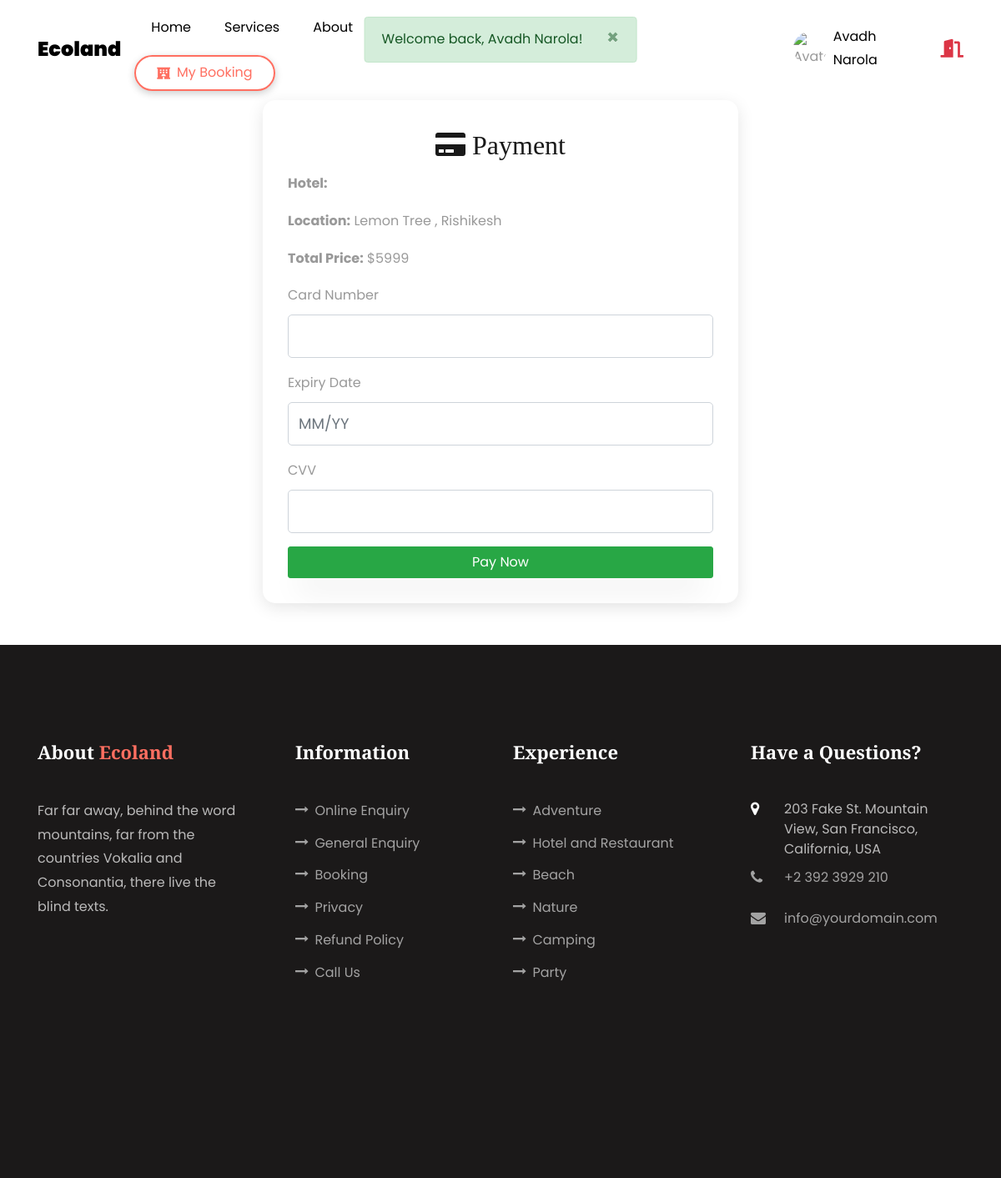
/payment.php?booking_id=2 (signed in), run on an earlier commit of the app's database.
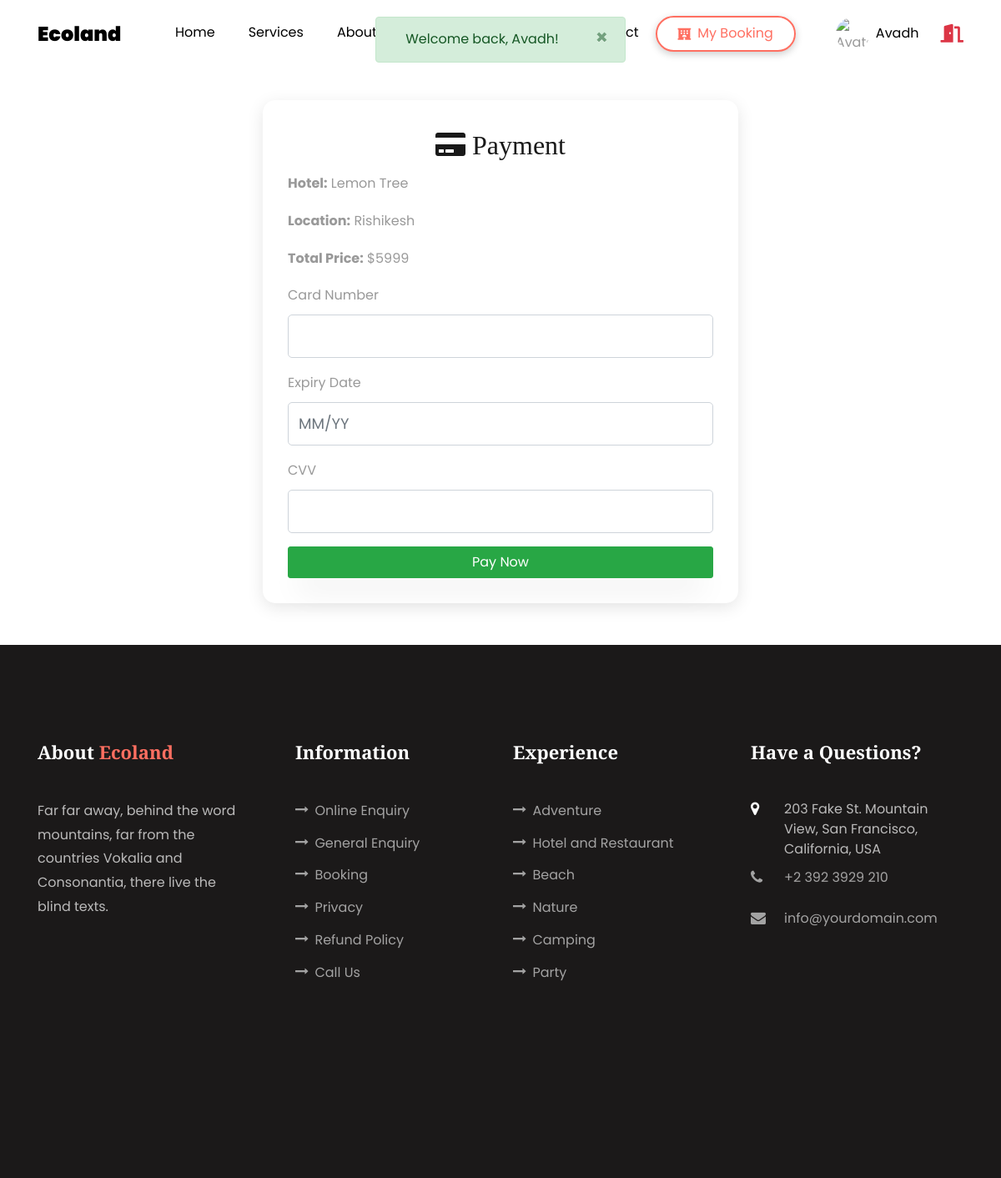
And on a later commit of the database.
### tables this page shows
CREATE TABLE `hotelbookings` (
  `id` int(11) NOT NULL,
  `user_id` int(11) NOT NULL,
  `hotel_id` int(11) NOT NULL,
  `checkin_date` date NOT NULL,
  `checkout_date` date NOT NULL,
  `guests` int(11) NOT NULL,
  `created_at` timestamp NOT NULL DEFAULT current_timestamp()
);

CREATE TABLE `hotels` (
  `id` int(1) NOT NULL,
  `name` text NOT NULL,
  `price` int(11) NOT NULL,
  `location` text NOT NULL,
  `star` int(11) NOT NULL,
  `rate` int(11) NOT NULL,
  `image` text NOT NULL,
  `room_images` text NOT NULL,
  `description` text NOT NULL,
  `services` text NOT NULL
);

### payment.php (the view, shortened to what the changed rows need)
<?php
include 'db.php';
include 'header.php';
$booking_id = intval($_GET['booking_id']);
$query = mysqli_query($conn, "
    SELECT b.*, h.name, h.price, h.location
    FROM hotelBookings b
    JOIN hotels h ON b.hotel_id = h.id
    WHERE b.id = '$booking_id'
");
$booking = mysqli_fetch_assoc($query);
?>
<div class="container" style="margin-top: 120px; margin-bottom: 50px; max-width:600px;">
    <div class="payment-card">
        <h2 class="text-center"><i class="fas fa-credit-card"></i> Payment</h2>
        <p><strong>Hotel:</strong> <?php echo htmlspecialchars($booking['name']); ?></p>
        <p><strong>Location:</strong> <?php echo htmlspecialchars($booking['location']); ?></p>
        <p><strong>Total Price:</strong> $<?php echo $booking['price']; ?></p>
        <form method="post" action="process_payment.php">
            <div class="form-group">
            </div>
            <div class="form-group">
            </div>
            <div class="form-group">
            </div>
            <button type="submit" class="btn btn-success btn-block">Pay Now</button>
        </form>
    </div>
</div>
<?php include 'footer.php'; ?>

### header.php (shortened to what the changed rows need)
<!DOCTYPE html>
<html lang="en">
<head>
    <link href="https://unpkg.com/boxicons@2.1.4/css/boxicons.min.css" rel="stylesheet">
    <link rel="stylesheet" href="https://stackpath.bootstrapcdn.com/bootstrap/4.5.2/css/bootstrap.min.css">
    <link rel="stylesheet" href="https://cdnjs.cloudflare.com/ajax/libs/font-awesome/5.15.4/css/all.min.css">
    <link rel="stylesheet" href="css/open-iconic-bootstrap.min.css">
    <link rel="stylesheet" href="css/animate.css">
    <link rel="stylesheet" href="css/owl.carousel.min.css">
    <link rel="stylesheet" href="css/owl.theme.default.min.css">
    <link rel="stylesheet" href="css/magnific-popup.css">
    <link rel="stylesheet" href="css/aos.css">
    <link rel="stylesheet" href="css/ionicons.min.css">
    <link rel="stylesheet" href="css/flaticon.css">
    <link rel="stylesheet" href="css/icomoon.css">
    <link rel="stylesheet" href="css/style.css">
</head>
<body data-spy="scroll" data-target=".site-navbar-target" data-offset="300">
    <?php if (isset($_SESSION['success']) || isset($_SESSION['error'])): ?>
        <div id="top-alert" class="alert
        <?php echo isset($_SESSION['success']) ? 'alert-success' : 'alert-danger'; ?>
        alert-dismissible fade show text-center" role="alert" style="position: fixed; top: 20px; left: 50%; transform: translateX(-50%);
               z-index: 9999; width: auto; min-width: 300px;">
            <?php
            echo isset($_SESSION['success']) ? htmlspecialchars($_SESSION['success']) : htmlspecialchars($_SESSION['error']);
            ?>
            <button type="button" class="close" data-dismiss="alert">&times;</button>
        </div>
    <?php endif; ?>
    <nav class="navbar navbar-expand-lg navbar-dark ftco_navbar bg-dark ftco-navbar-light site-navbar-target"
        id="ftco-navbar">
        <div class="container">
            <div class="login-btn ml-5">
                <?php if (isset($_SESSION['user'])): ?>
                    <div class="d-flex align-items-center">
                        <img src="<?php echo $_SESSION['user']['avatar'] ?: './admin/images/user-profile.jpg'; ?>"
                            alt="Avatar" class="rounded-circle mr-2" style="width:40px; height:40px; object-fit:cover; ">
                        <span class="text-black mr-3"
                            style="color:#000;"><?php echo htmlspecialchars($_SESSION['user']['fullname']); ?></span>
                        <a href="logout.php" class="logout-icon" title="Logout" onclick="return confirmLogout();">
                            <i class="fas fa-door-open"></i>
                        </a>
                    </div>
                <?php else: ?>
                    <a href="#" class="btn btn-primary" data-toggle="modal" data-target="#loginModal">
                        <i class="bx bx-user"></i> Login
                    </a>
                <?php endif; ?>
            </div>
        </div>
    </nav>

What changed in the data, as far as the page shows it:
changed through a linked row, hotelbookings: hotel.name (not shown) → "Lemon Tree"; hotel.location "Lemon Tree , Rishikesh" → "Rishikesh"
Also different on the page:
$_SESSION['success']: "Welcome back, Avadh Narola!" → "Welcome back, Avadh!"
$_SESSION['user']['fullname']: "Avadh Narola" → "Avadh"
